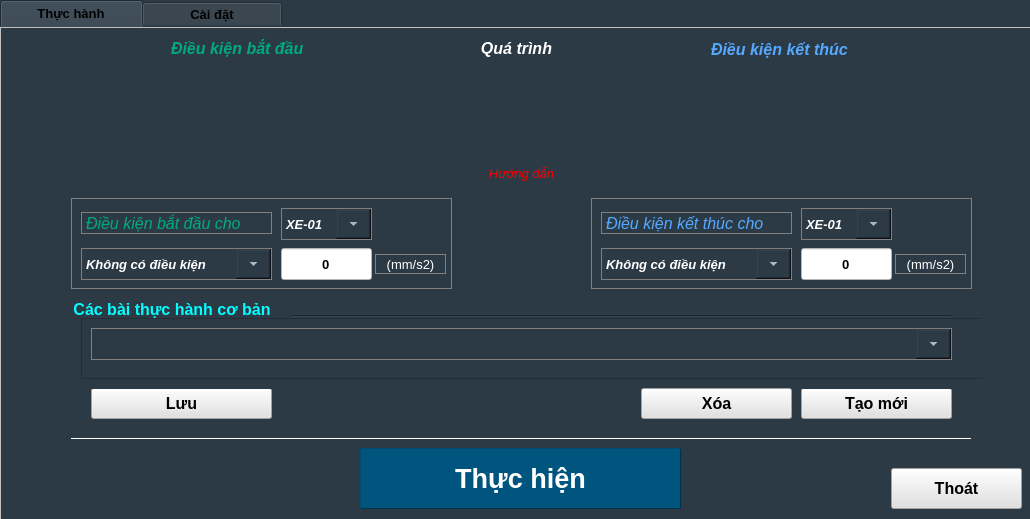
<?xml version="1.0" encoding="UTF-8"?>
<ui version="4.0">
 <class>Module_MOD1103_Condition</class>
 <widget class="QMainWindow" name="Module_MOD1103_Condition">
  <property name="geometry">
   <rect>
    <x>0</x>
    <y>0</y>
    <width>1030</width>
    <height>519</height>
   </rect>
  </property>
  <property name="windowTitle">
   <string>MFS1103-Thực hành</string>
  </property>
  <property name="windowIcon">
   <iconset resource="../image.qrc">
    <normaloff>:/image/MFS0103_icon.jpg</normaloff>:/image/MFS0103_icon.jpg</iconset>
  </property>
  <property name="styleSheet">
   <string notr="true">background-color: rgb(44, 58, 70);</string>
  </property>
  <widget class="QWidget" name="centralwidget">
   <widget class="QTabWidget" name="tabWidget_CAR01">
    <property name="geometry">
     <rect>
      <x>0</x>
      <y>0</y>
      <width>1031</width>
      <height>521</height>
     </rect>
    </property>
    <property name="font">
     <font>
      <pointsize>10</pointsize>
      <bold>true</bold>
     </font>
    </property>
    <property name="toolTip">
     <string/>
    </property>
    <property name="styleSheet">
     <string notr="true">QTabWidget::pane { 
border: 1px solid #C0C0C0;
}
</string>
    </property>
    <property name="currentIndex">
     <number>0</number>
    </property>
    <widget class="QWidget" name="tab">
     <attribute name="title">
      <string>       Thực hành       </string>
     </attribute>
     <widget class="QLabel" name="label_Blink_Stop">
      <property name="geometry">
       <rect>
        <x>710</x>
        <y>10</y>
        <width>211</width>
        <height>22</height>
       </rect>
      </property>
      <property name="font">
       <font>
        <pointsize>12</pointsize>
        <italic>true</italic>
        <bold>true</bold>
       </font>
      </property>
      <property name="styleSheet">
       <string notr="true">color: rgb(85, 170, 255);</string>
      </property>
      <property name="text">
       <string>Điều kiện kết thúc</string>
      </property>
     </widget>
     <widget class="QLabel" name="label_Blink_Process">
      <property name="geometry">
       <rect>
        <x>330</x>
        <y>10</y>
        <width>371</width>
        <height>21</height>
       </rect>
      </property>
      <property name="font">
       <font>
        <pointsize>12</pointsize>
        <italic>true</italic>
        <bold>true</bold>
       </font>
      </property>
      <property name="autoFillBackground">
       <bool>false</bool>
      </property>
      <property name="styleSheet">
       <string notr="true">color: rgb(255, 255, 255);</string>
      </property>
      <property name="text">
       <string>Quá trình</string>
      </property>
      <property name="alignment">
       <set>Qt::AlignCenter</set>
      </property>
     </widget>
     <widget class="QLabel" name="label_runBlink">
      <property name="geometry">
       <rect>
        <x>480</x>
        <y>58</y>
        <width>71</width>
        <height>22</height>
       </rect>
      </property>
      <property name="text">
       <string/>
      </property>
     </widget>
     <widget class="Line" name="line_2">
      <property name="geometry">
       <rect>
        <x>70</x>
        <y>410</y>
        <width>900</width>
        <height>1</height>
       </rect>
      </property>
      <property name="styleSheet">
       <string notr="true">background-color: rgb(255, 255, 255);</string>
      </property>
      <property name="orientation">
       <enum>Qt::Horizontal</enum>
      </property>
     </widget>
     <widget class="QFrame" name="frame_Condition">
      <property name="geometry">
       <rect>
        <x>10</x>
        <y>160</y>
        <width>1011</width>
        <height>231</height>
       </rect>
      </property>
      <property name="frameShape">
       <enum>QFrame::NoFrame</enum>
      </property>
      <property name="frameShadow">
       <enum>QFrame::Raised</enum>
      </property>
      <widget class="QFrame" name="frame_3">
       <property name="geometry">
        <rect>
         <x>580</x>
         <y>10</y>
         <width>381</width>
         <height>91</height>
        </rect>
       </property>
       <property name="styleSheet">
        <string notr="true">QFrame{
border:1px solid gray;
background-color: rgb(44, 58, 70);
color: rgb(255, 255, 255);
}</string>
       </property>
       <property name="frameShape">
        <enum>QFrame::StyledPanel</enum>
       </property>
       <property name="frameShadow">
        <enum>QFrame::Raised</enum>
       </property>
       <widget class="QLineEdit" name="lineEdit_Condition_Stop">
        <property name="geometry">
         <rect>
          <x>210</x>
          <y>50</y>
          <width>91</width>
          <height>32</height>
         </rect>
        </property>
        <property name="font">
         <font>
          <pointsize>10</pointsize>
          <bold>true</bold>
         </font>
        </property>
        <property name="styleSheet">
         <string notr="true">background-color: rgb(255, 255, 255);</string>
        </property>
        <property name="text">
         <string>0</string>
        </property>
        <property name="maxLength">
         <number>4</number>
        </property>
        <property name="alignment">
         <set>Qt::AlignCenter</set>
        </property>
       </widget>
       <widget class="QComboBox" name="comboBox_Condition_Stop_Car">
        <property name="geometry">
         <rect>
          <x>210</x>
          <y>10</y>
          <width>91</width>
          <height>32</height>
         </rect>
        </property>
        <property name="font">
         <font>
          <pointsize>10</pointsize>
          <italic>true</italic>
          <bold>true</bold>
         </font>
        </property>
        <property name="styleSheet">
         <string notr="true">QComboBox {
    border: 1px solid gray;
	color: rgb(255, 255, 255);
}
QComboBox::drop-down {
    width:35px;
}</string>
        </property>
        <item>
         <property name="text">
          <string>XE-01</string>
         </property>
        </item>
        <item>
         <property name="text">
          <string>XE-02</string>
         </property>
        </item>
        <item>
         <property name="text">
          <string>TẤT CẢ</string>
         </property>
        </item>
       </widget>
       <widget class="QLabel" name="label_5">
        <property name="geometry">
         <rect>
          <x>10</x>
          <y>14</y>
          <width>191</width>
          <height>22</height>
         </rect>
        </property>
        <property name="font">
         <font>
          <pointsize>12</pointsize>
          <italic>true</italic>
          <bold>false</bold>
         </font>
        </property>
        <property name="styleSheet">
         <string notr="true">color: rgb(85, 170, 255);</string>
        </property>
        <property name="text">
         <string>Điều kiện kết thúc cho</string>
        </property>
       </widget>
       <widget class="QComboBox" name="comboBox_Condition_Stop">
        <property name="geometry">
         <rect>
          <x>10</x>
          <y>50</y>
          <width>191</width>
          <height>32</height>
         </rect>
        </property>
        <property name="font">
         <font>
          <pointsize>10</pointsize>
          <italic>true</italic>
          <bold>true</bold>
         </font>
        </property>
        <property name="styleSheet">
         <string notr="true">QComboBox {
    border: 1px solid gray;
	color: rgb(255, 255, 255);
}
QComboBox::drop-down {
    width:35px;
}</string>
        </property>
        <item>
         <property name="text">
          <string>Không có điều kiện</string>
         </property>
        </item>
        <item>
         <property name="text">
          <string>Quãng đường (lớn hơn)</string>
         </property>
        </item>
        <item>
         <property name="text">
          <string>Quãng đường (nhỏ hơn)</string>
         </property>
        </item>
        <item>
         <property name="text">
          <string>Vận tốc (lớn hơn)</string>
         </property>
        </item>
        <item>
         <property name="text">
          <string>Vận tốc (nhỏ hơn)</string>
         </property>
        </item>
        <item>
         <property name="text">
          <string>Gia tốc (lớn hơn)</string>
         </property>
        </item>
        <item>
         <property name="text">
          <string>Gia tốc (nhỏ hơn)</string>
         </property>
        </item>
        <item>
         <property name="text">
          <string>Lực tác động (lớn hơn)</string>
         </property>
        </item>
        <item>
         <property name="text">
          <string>Lực tác động (nhỏ hơn)</string>
         </property>
        </item>
        <item>
         <property name="text">
          <string>Thời gian (lớn hơn)</string>
         </property>
        </item>
       </widget>
       <widget class="QLabel" name="label_Condition_Stop_Unit">
        <property name="geometry">
         <rect>
          <x>304</x>
          <y>56</y>
          <width>71</width>
          <height>20</height>
         </rect>
        </property>
        <property name="font">
         <font>
          <pointsize>10</pointsize>
          <bold>false</bold>
         </font>
        </property>
        <property name="styleSheet">
         <string notr="true">color: rgb(255, 255, 255);</string>
        </property>
        <property name="text">
         <string>(mm/s2)</string>
        </property>
        <property name="alignment">
         <set>Qt::AlignCenter</set>
        </property>
       </widget>
      </widget>
      <widget class="QPushButton" name="pushButton_Save">
       <property name="geometry">
        <rect>
         <x>80</x>
         <y>200</y>
         <width>181</width>
         <height>31</height>
        </rect>
       </property>
       <property name="font">
        <font>
         <pointsize>12</pointsize>
         <bold>true</bold>
        </font>
       </property>
       <property name="styleSheet">
        <string notr="true">background-color: rgb(225, 225, 225);</string>
       </property>
       <property name="text">
        <string>Lưu</string>
       </property>
      </widget>
      <widget class="QPushButton" name="pushButton_New">
       <property name="geometry">
        <rect>
         <x>790</x>
         <y>200</y>
         <width>151</width>
         <height>31</height>
        </rect>
       </property>
       <property name="font">
        <font>
         <pointsize>12</pointsize>
         <bold>true</bold>
        </font>
       </property>
       <property name="styleSheet">
        <string notr="true">background-color: rgb(225, 225, 225);</string>
       </property>
       <property name="text">
        <string>Tạo mới</string>
       </property>
      </widget>
      <widget class="QFrame" name="frame_2">
       <property name="geometry">
        <rect>
         <x>60</x>
         <y>10</y>
         <width>381</width>
         <height>91</height>
        </rect>
       </property>
       <property name="styleSheet">
        <string notr="true">QFrame{
border:1px solid gray;
background-color: rgb(44, 58, 70);
	color: rgb(255, 255, 255);
}</string>
       </property>
       <property name="frameShape">
        <enum>QFrame::StyledPanel</enum>
       </property>
       <property name="frameShadow">
        <enum>QFrame::Raised</enum>
       </property>
       <widget class="QComboBox" name="comboBox_Condition_Start_Car">
        <property name="geometry">
         <rect>
          <x>210</x>
          <y>10</y>
          <width>91</width>
          <height>32</height>
         </rect>
        </property>
        <property name="font">
         <font>
          <pointsize>10</pointsize>
          <italic>true</italic>
          <bold>true</bold>
         </font>
        </property>
        <property name="styleSheet">
         <string notr="true">QComboBox {
    border: 1px solid gray;
	color: rgb(255, 255, 255);
}
QComboBox::drop-down {
    width:35px;
}</string>
        </property>
        <item>
         <property name="text">
          <string>XE-01</string>
         </property>
        </item>
        <item>
         <property name="text">
          <string>XE-02</string>
         </property>
        </item>
        <item>
         <property name="text">
          <string>TẤT CẢ</string>
         </property>
        </item>
       </widget>
       <widget class="QLabel" name="label_4">
        <property name="geometry">
         <rect>
          <x>10</x>
          <y>14</y>
          <width>191</width>
          <height>22</height>
         </rect>
        </property>
        <property name="font">
         <font>
          <pointsize>12</pointsize>
          <italic>true</italic>
          <bold>false</bold>
         </font>
        </property>
        <property name="styleSheet">
         <string notr="true">color: rgb(0, 170, 127);</string>
        </property>
        <property name="text">
         <string>Điều kiện bắt đầu cho</string>
        </property>
       </widget>
       <widget class="QLineEdit" name="lineEdit_Condition_Start">
        <property name="geometry">
         <rect>
          <x>210</x>
          <y>50</y>
          <width>91</width>
          <height>32</height>
         </rect>
        </property>
        <property name="font">
         <font>
          <pointsize>10</pointsize>
          <bold>true</bold>
         </font>
        </property>
        <property name="styleSheet">
         <string notr="true">background-color: rgb(255, 255, 255);</string>
        </property>
        <property name="text">
         <string>0</string>
        </property>
        <property name="maxLength">
         <number>4</number>
        </property>
        <property name="alignment">
         <set>Qt::AlignCenter</set>
        </property>
       </widget>
       <widget class="QLabel" name="label_Condition_Start_Unit">
        <property name="geometry">
         <rect>
          <x>304</x>
          <y>56</y>
          <width>71</width>
          <height>20</height>
         </rect>
        </property>
        <property name="font">
         <font>
          <pointsize>10</pointsize>
          <bold>false</bold>
         </font>
        </property>
        <property name="styleSheet">
         <string notr="true">color: rgb(255, 255, 255);</string>
        </property>
        <property name="text">
         <string>(mm/s2)</string>
        </property>
        <property name="alignment">
         <set>Qt::AlignCenter</set>
        </property>
       </widget>
       <widget class="QComboBox" name="comboBox_Condition_Start">
        <property name="geometry">
         <rect>
          <x>10</x>
          <y>50</y>
          <width>191</width>
          <height>32</height>
         </rect>
        </property>
        <property name="font">
         <font>
          <pointsize>10</pointsize>
          <italic>true</italic>
          <bold>true</bold>
         </font>
        </property>
        <property name="styleSheet">
         <string notr="true">QComboBox {
    border: 1px solid gray;
	color: rgb(255, 255, 255);
}
QComboBox::drop-down {
    width:35px;
}</string>
        </property>
        <item>
         <property name="text">
          <string>Không có điều kiện</string>
         </property>
        </item>
        <item>
         <property name="text">
          <string>Quãng đường (lớn hơn)</string>
         </property>
        </item>
        <item>
         <property name="text">
          <string>Quãng đường (nhỏ hơn)</string>
         </property>
        </item>
        <item>
         <property name="text">
          <string>Vận tốc (lớn hơn)</string>
         </property>
        </item>
        <item>
         <property name="text">
          <string>Vận tốc (nhỏ hơn)</string>
         </property>
        </item>
        <item>
         <property name="text">
          <string>Gia tốc (lớn hơn)</string>
         </property>
        </item>
        <item>
         <property name="text">
          <string>Gia tốc (nhỏ hơn)</string>
         </property>
        </item>
        <item>
         <property name="text">
          <string>Lực tác động (lớn hơn)</string>
         </property>
        </item>
        <item>
         <property name="text">
          <string>Lực tác động (nhỏ hơn)</string>
         </property>
        </item>
        <item>
         <property name="text">
          <string>Thời gian (lớn hơn)</string>
         </property>
        </item>
       </widget>
      </widget>
      <widget class="QGroupBox" name="groupBox">
       <property name="geometry">
        <rect>
         <x>60</x>
         <y>110</y>
         <width>911</width>
         <height>91</height>
        </rect>
       </property>
       <property name="font">
        <font>
         <pointsize>12</pointsize>
         <italic>false</italic>
         <bold>true</bold>
        </font>
       </property>
       <property name="styleSheet">
        <string notr="true">QGroupBox{
border:0px;
color: rgb(0, 255, 255);
}
</string>
       </property>
       <property name="title">
        <string>Các bài thực hành cơ bản</string>
       </property>
       <property name="flat">
        <bool>false</bool>
       </property>
       <widget class="Line" name="line">
        <property name="geometry">
         <rect>
          <x>220</x>
          <y>8</y>
          <width>661</width>
          <height>20</height>
         </rect>
        </property>
        <property name="orientation">
         <enum>Qt::Horizontal</enum>
        </property>
       </widget>
       <widget class="QFrame" name="frame">
        <property name="geometry">
         <rect>
          <x>10</x>
          <y>20</y>
          <width>921</width>
          <height>61</height>
         </rect>
        </property>
        <property name="styleSheet">
         <string notr="true">color: rgb(255, 255, 255);</string>
        </property>
        <property name="frameShape">
         <enum>QFrame::StyledPanel</enum>
        </property>
        <property name="frameShadow">
         <enum>QFrame::Raised</enum>
        </property>
        <widget class="QComboBox" name="comboBox_Unit">
         <property name="geometry">
          <rect>
           <x>10</x>
           <y>10</y>
           <width>861</width>
           <height>32</height>
          </rect>
         </property>
         <property name="font">
          <font>
           <pointsize>10</pointsize>
           <italic>true</italic>
           <bold>true</bold>
          </font>
         </property>
         <property name="styleSheet">
          <string notr="true">QComboBox {
    border: 1px solid gray;
	color: rgb(255, 255, 255);
}
QComboBox::drop-down {
    width:35px;
}</string>
         </property>
         <property name="editable">
          <bool>true</bool>
         </property>
        </widget>
       </widget>
      </widget>
      <widget class="QPushButton" name="pushButton_Delete">
       <property name="geometry">
        <rect>
         <x>630</x>
         <y>200</y>
         <width>151</width>
         <height>31</height>
        </rect>
       </property>
       <property name="font">
        <font>
         <pointsize>12</pointsize>
         <bold>true</bold>
        </font>
       </property>
       <property name="styleSheet">
        <string notr="true">background-color: rgb(225, 225, 225);</string>
       </property>
       <property name="text">
        <string>Xóa</string>
       </property>
      </widget>
     </widget>
     <widget class="QPushButton" name="pushButton_Run">
      <property name="geometry">
       <rect>
        <x>359</x>
        <y>420</y>
        <width>321</width>
        <height>61</height>
       </rect>
      </property>
      <property name="font">
       <font>
        <pointsize>20</pointsize>
        <bold>true</bold>
       </font>
      </property>
      <property name="styleSheet">
       <string notr="true">QPushButton {
	color: rgb(255, 255, 255);
	background-color: rgb(0, 85, 127);
    border-style: outset;
    border-width: 1px;
	border-color: rgb(0, 50, 74);
}
</string>
      </property>
      <property name="text">
       <string>Thực hiện</string>
      </property>
      <property name="shortcut">
       <string>Space</string>
      </property>
     </widget>
     <widget class="QLabel" name="label_arrowBlink">
      <property name="geometry">
       <rect>
        <x>120</x>
        <y>50</y>
        <width>41</width>
        <height>22</height>
       </rect>
      </property>
      <property name="text">
       <string/>
      </property>
     </widget>
     <widget class="QLabel" name="label_Blink_Start">
      <property name="geometry">
       <rect>
        <x>170</x>
        <y>10</y>
        <width>151</width>
        <height>21</height>
       </rect>
      </property>
      <property name="font">
       <font>
        <pointsize>12</pointsize>
        <italic>true</italic>
        <bold>true</bold>
       </font>
      </property>
      <property name="styleSheet">
       <string notr="true">color: rgb(0, 170, 127);</string>
      </property>
      <property name="text">
       <string>Điều kiện bắt đầu</string>
      </property>
     </widget>
     <widget class="QLabel" name="label_Run_Comment">
      <property name="geometry">
       <rect>
        <x>10</x>
        <y>130</y>
        <width>1021</width>
        <height>31</height>
       </rect>
      </property>
      <property name="font">
       <font>
        <pointsize>10</pointsize>
        <italic>true</italic>
        <bold>false</bold>
       </font>
      </property>
      <property name="autoFillBackground">
       <bool>false</bool>
      </property>
      <property name="styleSheet">
       <string notr="true">color: rgb(255, 0, 0);</string>
      </property>
      <property name="text">
       <string>Hướng dẫn</string>
      </property>
      <property name="alignment">
       <set>Qt::AlignCenter</set>
      </property>
     </widget>
     <widget class="QGraphicsView" name="graphicsView">
      <property name="geometry">
       <rect>
        <x>20</x>
        <y>40</y>
        <width>1001</width>
        <height>91</height>
       </rect>
      </property>
      <property name="styleSheet">
       <string notr="true">background-repeat: no-repeat;
background-position: center;
background-image: url(:/image/MFS0103_Unit01.jpg);</string>
      </property>
      <property name="frameShape">
       <enum>QFrame::NoFrame</enum>
      </property>
     </widget>
     <widget class="QPushButton" name="pushButton_Cancel">
      <property name="geometry">
       <rect>
        <x>890</x>
        <y>440</y>
        <width>131</width>
        <height>41</height>
       </rect>
      </property>
      <property name="font">
       <font>
        <pointsize>12</pointsize>
        <bold>true</bold>
       </font>
      </property>
      <property name="styleSheet">
       <string notr="true">background-color: rgb(225, 225, 225);</string>
      </property>
      <property name="text">
       <string>Thoát</string>
      </property>
      <property name="shortcut">
       <string>Esc</string>
      </property>
     </widget>
    </widget>
    <widget class="QWidget" name="tab_2">
     <attribute name="title">
      <string>          Cài đặt          </string>
     </attribute>
    </widget>
   </widget>
  </widget>
 </widget>
 <resources>
  <include location="../image.qrc"/>
 </resources>
 <connections/>
</ui>
